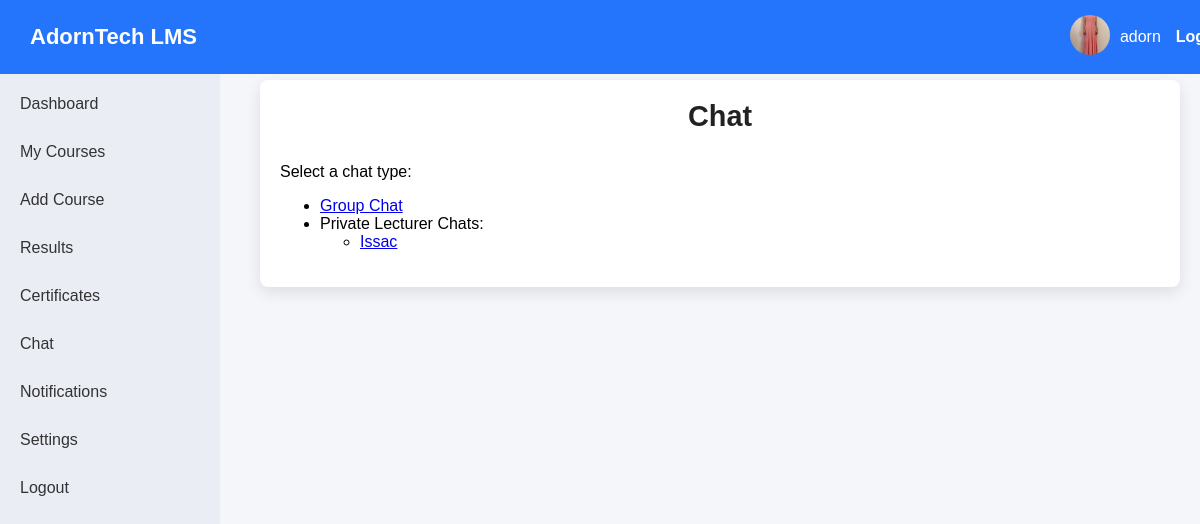
/chat/student-chat/ (signed in), run on the app's committed database.
### accounts/models.py (models this page shows, shortened)
class CustomUser(AbstractBaseUser, PermissionsMixin):
    USER_TYPES = (
        ('admin', 'Admin'),
        ('lecturer', 'Lecturer'),
        ('student', 'Student'),
        ('learner', 'Learner'),
    )
    email = models.EmailField(unique=True)
    username = models.CharField(max_length=50, unique=True)
    user_type = models.CharField(max_length=10, choices=USER_TYPES)
    is_active = models.BooleanField(default=True)
    is_staff = models.BooleanField(default=False)
    last_seen = models.DateTimeField(default=timezone.now)
    date_joined = models.DateTimeField(default=timezone.now)   # ✅ Add this
    profile_picture = models.ImageField(upload_to='profile_pics/', blank=True, null=True)
    last_name = models.CharField(max_length=50, blank=True)
    country = models.CharField(max_length=50, blank=True)
    region = models.CharField(max_length=50, blank=True)
    first_name = models.CharField(max_length=50, blank=True)
    nationality = models.CharField(max_length=50, blank=True)
    date_of_birth = models.DateField(null=True, blank=True)
    gender = models.CharField(max_length=20, blank=True)
    theme = models.CharField(max_length=10, default='light')  # light or dark
    language = models.CharField(max_length=20, default='English')
    bio = models.TextField(blank=True)
    objects = CustomUserManager()
    USERNAME_FIELD = 'email'
    REQUIRED_FIELDS = ['username', 'user_type']

### chat/views.py (the view)
# urls.py: path('student-chat/', views.student_chat, name='student-chat'),
@login_required
def student_chat(request):
    student_courses = Course.objects.filter(enrollments__student=request.user)
    lecturers = User.objects.filter(user_type='lecturer', courses__in=student_courses).distinct()
    students = User.objects.filter(
        user_type='student',
        enrollments__course__in=student_courses
    ).exclude(id=request.user.id).distinct()
    return render(request, 'chat/student_chat.html', {
        'lecturers': lecturers,
        'students': students
    })

### chat/templates/chat/student_chat.html (shortened to what this page needs)
{% extends 'accounts/sidebar.html' %}
{% load static %}
{% block content %}
<div class="main">
    <div class="card">
        <h2>Chat</h2>
        <p>Select a chat type:</p>
        <ul>
            <li>
                <a href="{% url 'student-group-chat' group_name='Students' %}">Group Chat</a>
            </li>
            <li>Private Lecturer Chats:
                <ul>
                    {% for lecturer in lecturers %}
                        {% if lecturer.id %}
                            <li>
                                <a href="{% url 'private-chat' user_id=lecturer.id %}">{{ lecturer.username }}</a>
                            </li>
                        {% endif %}
                    {% empty %}
                        <li>No lecturers available for private chat.</li>
                    {% endfor %}
                </ul>
            </li>
        </ul>
    </div>
</div>
{% endblock %}

### accounts/templates/accounts/sidebar.html (shortened to what this page needs)
{% load static %}
<!DOCTYPE html>
<html lang="en">
<head>
    <link rel="stylesheet" href="{% static 'css/sidebar_navbar.css' %}">
</head>
<body>
    <div class="navbar">
        <div class="brand">AdornTech LMS</div>
        <div class="user-info">
            <a href="{% url 'student-profile' %}">
                {% if request.user.profile_picture %}
                    <img src="{{ request.user.profile_picture.url }}"
                         alt="Profile"
                         style="width:40px; height:40px; border-radius:50%;">
                {% else %}
                    <img src="{% static 'images/default_profile.png' %}"
                         alt="Default Profile"
                         style="width:40px; height:40px; border-radius:50%;">
                {% endif %}
            </a>
            <span>{{ request.user.username }}</span>
            <a href="{% url 'logout' %}">Logout</a>
        </div>
    </div>
    <div class="sidebar">
        <ul>
            <li>
                <a href="{% url 'student-dashboard' %}">Dashboard</a>
            </li>
            <li><a href="{% url 'student-courses' %}">My Courses</a></li>
            <li><a href="{% url 'add-course' %}">Add Course</a></li>
            <li><a href="{% url 'student-results' %}">Results</a></li>
            <li><a href="{% url 'student-certificates' %}">Certificates</a></li>
            <li><a href="{% url 'student-chat' %}">Chat</a></li>
            <li><a href="{% url 'student-notifications' %}">Notifications</a></li>
            <li><a href="{% url 'student-settings' %}">Settings</a></li>
            <li><a href="{% url 'logout' %}">Logout</a></li>
        </ul>
    </div>
    <div>
        {% block content %}{% endblock %}
    </div>
</body>
</html>

### static/css/sidebar_navbar.css (style rules this page uses)
body { margin: 0; font-family: Arial, sans-serif; background: #f4f6f9; }
.navbar { display: flex; justify-content: space-between; align-items: center; background: #2575fc; padding: 15px 30px; color: white; position: fixed; width: 100%; top: 0; z-index: 1000; }
.navbar .brand { font-size: 22px; font-weight: bold; }
.navbar .user-info { display: flex; align-items: center; }
.navbar .user-info img { width: 35px; height: 35px; border-radius: 50%; margin-right: 10px; object-fit: cover; }
.navbar .user-info a { color: white; margin-left: 15px; text-decoration: none; font-weight: bold; }
.sidebar { width: 220px; background: #eaeef4; color: #333; height: 100vh; position: fixed; top: 60px; left: 0; padding-top: 20px; overflow-y: auto; }
.sidebar ul { list-style: none; padding-left: 0; margin: 0; }
.sidebar ul li { padding: 15px 20px; cursor: pointer; transition: background 0.3s; color: #333; }
.sidebar ul li a { color: inherit; text-decoration: none; display: block; }
.main { margin-left: 240px; padding: 80px 20px 20px 20px; }
.card { background: white; padding: 20px; border-radius: 8px; box-shadow: 0 5px 15px rgba(0,0,0,0.1); margin-bottom: 20px; }
.card h2, .card h3 { margin-top: 0; }
h2 { text-align: center; color: #222; margin-bottom: 30px; font-size: 1.8em; }

### data on the page
CustomUser: user.profile_picture (picture), user.username "adorn"
CustomUser: username "Issac"
